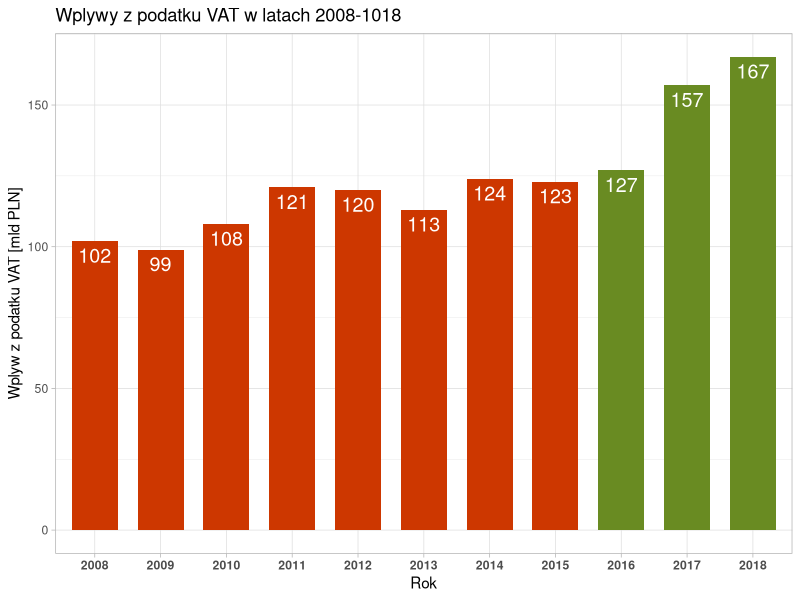

Source code (R):
## ---- chunk 1
knitr::opts_chunk$set(echo = FALSE)

## ---- chunk 2
library(ggplot2)

data <- data.frame("vat_income" = c(102, 99, 108, 121, 120, 113, 124, 123, 127, 157, 167),
                   "year" = c(2008, 2009, 2010, 2011, 2012, 2013, 2014, 2015, 2016, 2017, 2018)
                   )

data$year <- as.factor(data$year)

ggplot(data, aes(x = year, y = vat_income)) +  
  geom_col(size=4, width=0.7, fill=c(rep("orangered3", 8), rep("olivedrab4", 3))) + 
  geom_text(aes(label = as.character(vat_income), y = vat_income -5), size = 5, color='white') + 
  ggtitle(label = "Wplywy z podatku VAT w latach 2008-1018") +
  ylab("Wplyw z podatku VAT [mld PLN]") + 
  xlab('Rok') +
  theme_light() + 
  theme(axis.text.x = element_text(face = 'bold'))
